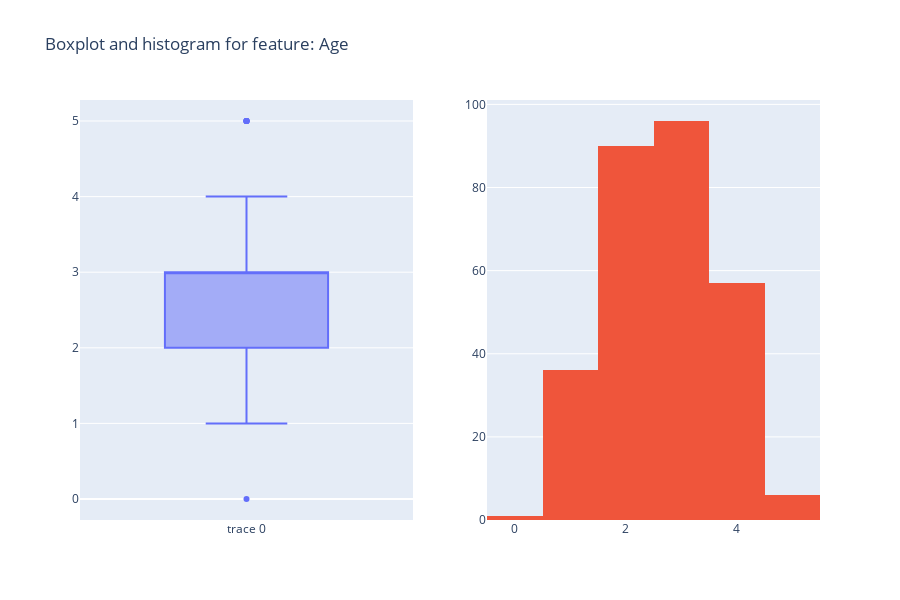

Notebook cell for this chart:
### Code cell
fig = make_subplots(rows=1, cols=2)
fig.add_trace(go.Box( y=df[features[1]]),row=1,col=1)
fig.add_trace(go.Histogram(x=df[features[1]]),row=1,col=2)
fig.update_layout(height=600, title_text="Boxplot and histogram for feature: "+str(features[1]))
fig.update_layout(showlegend=False)
fig.show()

### Figure 1 — Plotly figure (JSON) as saved in the notebook; plotly's stock layout.template omitted (floating-point values rounded to 4 significant figures; data arrays with more than 128 entries replaced by an {"elided": "..."} marker saying what was removed)
{"data": [{"type": "box", "xaxis": "x", "y": {"elided": "286 int values"}, "yaxis": "y"}, {"type": "histogram", "x": {"elided": "286 int values"}, "xaxis": "x2", "yaxis": "y2"}], "layout": {"height": 600, "showlegend": false, "title": {"text": "Boxplot and histogram for feature: Age"}, "xaxis": {"anchor": "y", "domain": [0, 0.45]}, "xaxis2": {"anchor": "y2", "domain": [0.55, 1]}, "yaxis": {"anchor": "x", "domain": [0, 1]}, "yaxis2": {"anchor": "x2", "domain": [0, 1]}}}
